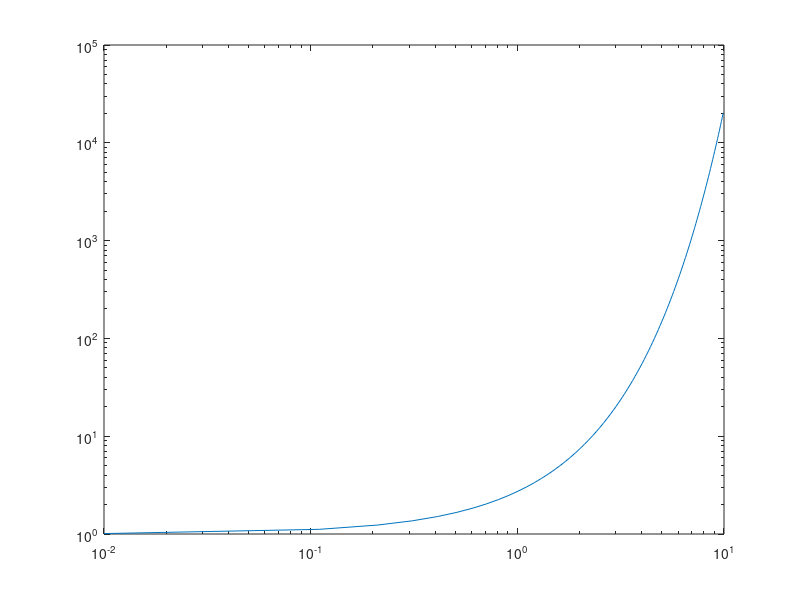

Here is the MATLAB script that generated this plot:
## Copyright (C) 1998, 1999, 2000 Joao Cardoso.
## 
## This program is free software; you can redistribute it and/or modify it
## under the terms of the GNU General Public License as published by the
## Free Software Foundation; either version 2 of the License, or (at your
## option) any later version.
## 
## This program is distributed in the hope that it will be useful, but
## WITHOUT ANY WARRANTY; without even the implied warranty of
## MERCHANTABILITY or FITNESS FOR A PARTICULAR PURPOSE.  See the GNU
## General Public License for more details.
##
## This file is part of plplot_octave.

function p4

  x=0.01:0.1:10;
  y=exp(x);
  grid "minor"
  title("Log-log example");
  loglog(x,y)

  grid "off"

endfunction
